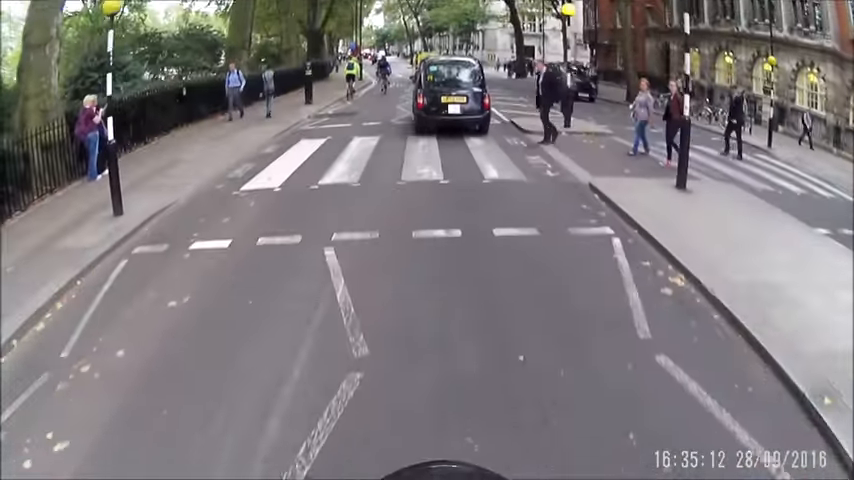
#> input picture frame 83 of Task17/videoplayback.webm, 854 x 480 px, given in place of videoplayback (3).webm, which was not available
$ python Task16.py
#> lines starting #> are read from the running program, lines starting #| are printed output that depends on the picture; after the words box and inside, x2 and y2 are one past the last pixel; in counts of white or black regions, pixels touching at a corner belong together
import cv2 as cv


def test(subtractor, on_change):
    capture = cv.VideoCapture(cv.samples.findFileOrKeep("./videoplayback (3).webm"))
    window = cv.namedWindow("Frame")
    cv.createTrackbar('slider', "Frame", 0, 255, on_change)
    while True:
        ret, frame = capture.read()
#> frame is the input picture: shape (480, 854, 3); mean B, G, R 124.6, 121.7, 126.9
        if frame is None:
           break

        # Блюр чтобы убрать помехи на изображении
        # frame = cv.blur(frame, (3, 3))
        fgMask = subtractor.apply(frame)
#> fgMask: shape (480, 854); every value is 255

        cv.rectangle(frame, (10, 2), (100,20), (255,255,255), -1)
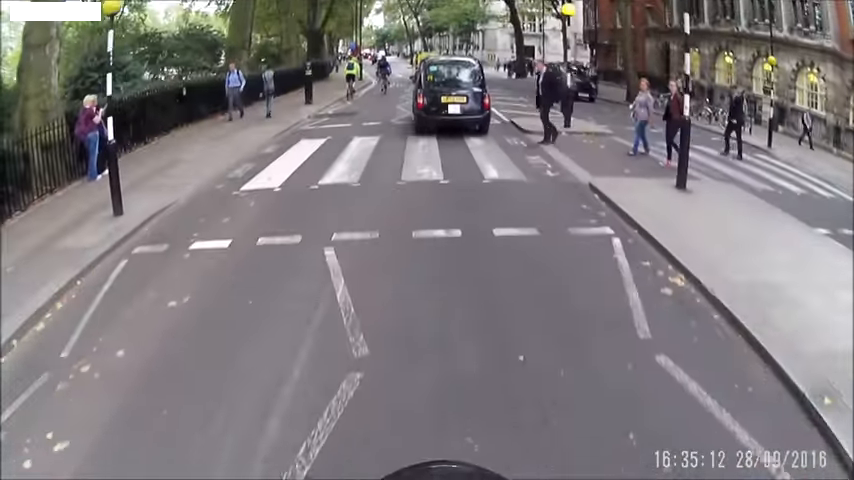
#> frame: shape (480, 854, 3); 0.41% of pixels changed, all inside (x1, y1, x2, y2) = (10, 2, 101, 21)
        cv.putText(frame, str(capture.get(cv.CAP_PROP_POS_FRAMES)), (15, 15),
                   cv.FONT_HERSHEY_SIMPLEX, 0.5 , (0,0,0))
#> frame: shape (480, 854, 3); 0.02% of pixels changed, all inside (x1, y1, x2, y2) = (17, 5, 50, 16)


        cv.imshow("Frame", frame)
        cv.imshow("Mask", fgMask)
        cv.imshow("MaskedFrame", cv.bitwise_and(frame, frame, mask=fgMask))

        keyboard = cv.waitKey(30)
#> (key Esc is pressed here)
        if keyboard == 'q' or keyboard == 27:
            break

if __name__ == '__main__':
    # KNN
    subtractor = cv.createBackgroundSubtractorKNN(detectShadows=True, dist2Threshold=1)
    test(subtractor, on_change=lambda t: subtractor.setDist2Threshold(t))
    # MOG2
    # subtractor = cv.createBackgroundSubtractorMOG2(detectShadows=True, varThreshold=1)
    # test(suptractor, on_change=lambda t: suptractor.setVarThreshold(t))

$ run again, starting later in the video
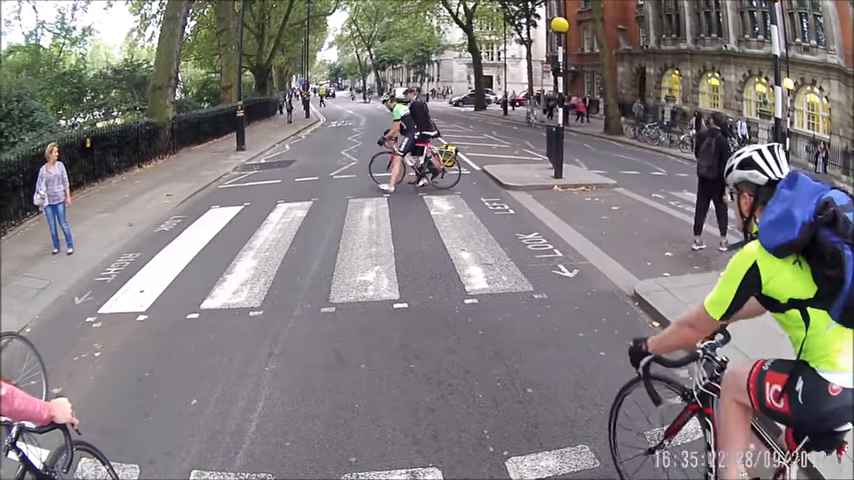
#> input picture frame 376 of Task17/videoplayback.webm, 854 x 480 px, given in place of videoplayback (3).webm, which was not available
#> in test, frame is the input picture: shape (480, 854, 3); mean B, G, R 125.6, 125, 130.3
#> fgMask: shape (480, 854); every value is 255
#> in test, `cv.rectangle(frame, (10, 2), (100,20), (255,255,255), -1)`:
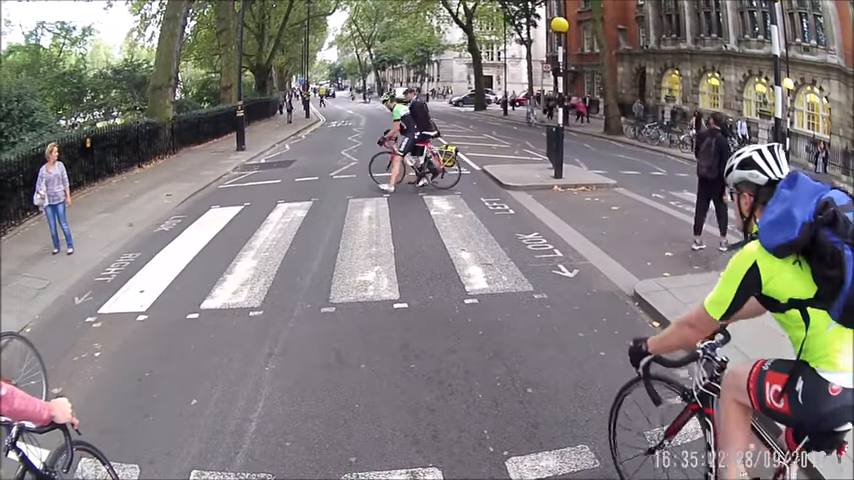
#> frame: shape (480, 854, 3); 0.25% of pixels changed, all inside (x1, y1, x2, y2) = (10, 2, 101, 21)
